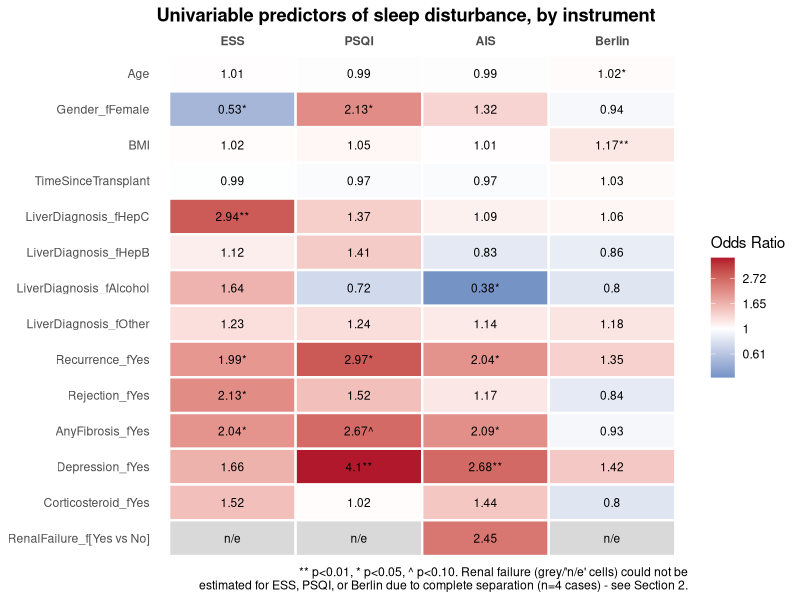

Reproduce this figure in R. (Note: this script raises an error after producing the figure.)
## BTC1859 - Team 1
# Predictors of Sleep Disturbance (logistic regression)

# Own:
#   univariable predictor analyses;
# logistic regression;
# adjusted models;
# odds ratios and 95% CI;
# model diagnostics;
# predictor table/forest plot;
# corresponding Methods + Results.
# Also investigate odd issues such as renal failure having only four cases.
# Presentation: Which patients are most likely to have sleep disturbance?
#   


# Installing packages
if (!require("ggplot2")) install.packages("ggplot2")
library(ggplot2)

if (!require("car")) install.packages("car")
rm(list=ls())
library(car)
# ---------------------------------------------------------------
# 0. LOAD DATA
# ---------------------------------------------------------------

df <- read.csv("project_data_cleaned.csv")

# Recode factors with meaningful labels (per data dictionary)
df$Gender_f          <- factor(df$Gender, levels=c(1,2), 
                               labels=c("Male","Female"))
df$LiverDiagnosis_f  <- factor(df$LiverDiagnosis, levels=c(1,2,3,4,5),
                               labels=c("HepC","HepB","PSC_PBC_AHA","Alcohol","Other"))
df$LiverDiagnosis_f  <- relevel(df$LiverDiagnosis_f, ref="PSC_PBC_AHA")  # largest group as reference

df$Recurrence_f      <- factor(df$Recurrence,     levels=c(0,1), 
                               labels=c("No","Yes"))
df$Rejection_f       <- factor(df$Rejection,      levels=c(0,1), 
                               labels=c("No","Yes"))
df$AnyFibrosis_f     <- factor(df$AnyFibrosis,    levels=c(0,1), 
                               labels=c("No","Yes"))
df$RenalFailure_f    <- factor(df$RenalFailure,   levels=c(0,1), 
                               labels=c("No","Yes"))
df$Depression_f      <- factor(df$Depression,     levels=c(0,1), 
                               labels=c("No","Yes"))
df$Corticosteroid_f  <- factor(df$Corticosteroid, levels=c(0,1), 
                               labels=c("No","Yes"))

# The four binary sleep disturbance outcomes (done during cleaning)
# ESS_binary   : ESS > 10   (excessive daytime sleepiness)
# PSQI_binary  : PSQI > 4   (poor sleep quality)
# AIS_binary   : AIS > 5    (insomnia)
# Berlin_binary: Berlin scale 

# ---------------------------------------------------------------
# 1. PREVALENCE OF SLEEP DISTURBANCE
# ---------------------------------------------------------------

prevalence <- function(x) {
  n_valid <- sum(!is.na(x))
  n_pos   <- sum(x, na.rm=TRUE)
  c(n_valid=n_valid, n_positive=n_pos, 
    prevalence_pct=round(100*n_pos/n_valid,1))
}

sapply(df[,c("ESS_binary","PSQI_binary","AIS_binary","Berlin_binary")], 
       prevalence)

# NOTE: PSQI has substantially more missing data (~32%) than the other three
# instruments (~2-6%). This should be flagged as a limitation - any PSQI-based
# model runs on a smaller and possibly non-random subsample.

# ---------------------------------------------------------------
# 2. THE RENAL FAILURE ISSUE (only 4/268 patients)
# ---------------------------------------------------------------

for (out in c("ESS_binary","PSQI_binary","AIS_binary","Berlin_binary")) {
  cat("\n---", out, "vs RenalFailure ---\n")
  tab <- table(df$RenalFailure_f, df[[out]])
  print(tab)
  print(fisher.test(tab))
}

# All four Fisher's exact tests are non-significant (p = 0.16-0.63).
# Including RenalFailure as a predictor in the logistic models causes
# (quasi-)complete separation for ESS, PSQI, and Berlin (all 4 renal-failure
# patients fall in a single outcome category for those three measures) -
# glm() will throw "fitted probabilities numerically 0 or 1 occurred" and
# produce a degenerate OR/CI. RenalFailure is therefore EXCLUDED from the
# multivariable models below and reported descriptively only. Suggested
# write-up language:
# "Renal failure showed no significant association with any sleep
# disturbance measure (Fisher's exact p = 0.16-0.63); however, with only
# 4 renal-failure patients in the sample, these estimates are too
# imprecise to draw firm conclusions."

# ---------------------------------------------------------------
# 3. UNIVARIABLE ANALYSES
# ---------------------------------------------------------------
# Screen each predictor individually against each outcome.
# Candidates: Age, Gender, BMI, TimeSinceTransplant, LiverDiagnosis,
# Recurrence, Rejection, AnyFibrosis, Depression, Corticosteroid
# (RenalFailure handled separately above via Fisher's exact test)

outcomes <- c("ESS_binary","PSQI_binary","AIS_binary","Berlin_binary")
predictors <- c("Age","Gender_f","BMI","TimeSinceTransplant","LiverDiagnosis_f",
                "Recurrence_f","Rejection_f","AnyFibrosis_f","Depression_f","Corticosteroid_f")

# Collect every predictor row (across all models) into one tidy data frame,
# used both for the printed table and the heatmap below
univariable_results <- data.frame()
for (out in outcomes) {
  for (pred in predictors) {
    f <- as.formula(paste(out, "~", pred))
    m <- glm(f, data=df, family=binomial)
    co <- summary(m)$coefficients
    ci <- confint(m)
    rows <- data.frame(
      outcome = out,
      term    = rownames(co)[-1],
      OR      = exp(co[-1, 1]),
      CI_low  = exp(ci[-1, 1]),
      CI_high = exp(ci[-1, 2]),
      p_value = co[-1, 4],
      row.names = NULL
    )
    cat("\n===", out, "~", pred, "===\n")
    print(round(cbind(OR=rows$OR, CI_low=rows$CI_low, CI_high=rows$CI_high, p=rows$p_value), 3))
    univariable_results <- rbind(univariable_results, rows)
  }
}

write.csv(univariable_results, "univariable_OR_CI_p_table.csv", row.names = FALSE)

# See project notes / report Table 1 for the compiled OR/CI/p summary table
# across all predictors and all four outcomes.

# ---------------------------------------------------------------
# 3b. HEATMAP OF UNIVARIABLE ORs (ggplot2)
# ---------------------------------------------------------------
# Compact alternative view of the same univariable_results table: predictors
# as rows, outcomes as columns, cell color = OR (log scale, diverging around
# OR=1), cell label = OR value with significance stars.

heat_data <- univariable_results
heat_data$sig_label <- with(heat_data,
                            paste0(round(OR, 2),
                                   ifelse(p_value < 0.01, "**",
                                          ifelse(p_value < 0.05, "*",
                                                 ifelse(p_value < 0.10, "^", "")))))

# Add RenalFailure back in for visual completeness. It was excluded from the
# univariable loop above because 3 of 4 outcomes hit complete separation
# (see Section 2); only AIS produced an estimable OR. The "not estimable"
# cells are shown as blank/grey tiles with an "n/e" label instead of a number.
renal_rows <- data.frame(
  outcome = c("ESS_binary","PSQI_binary","AIS_binary","Berlin_binary"),
  term    = "RenalFailure_f[Yes vs No]",
  OR      = c(NA, NA, 2.45, NA),
  CI_low  = NA, CI_high = NA,
  p_value = c(NA, NA, 0.440, NA),
  sig_label = c("n/e", "n/e", "2.45", "n/e")
)
heat_data <- rbind(heat_data, renal_rows)

heat_data$outcome <- factor(heat_data$outcome,
                            levels = c("ESS_binary","PSQI_binary","AIS_binary","Berlin_binary"),
                            labels = c("ESS","PSQI","AIS","Berlin"))
# keep predictors in a sensible reading order (reverse for top-to-bottom display)
heat_data$term <- factor(heat_data$term, levels = rev(unique(heat_data$term)))

ggplot(heat_data, aes(x = outcome, y = term, fill = log(OR))) +
  geom_tile(color = "white", linewidth = 0.8) +
  geom_text(aes(label = sig_label), size = 3) +
  scale_fill_gradient2(low = "#2166AC", mid = "white", high = "#B2182B", midpoint = 0,
                       na.value = "#D9D9D9",
                       name = "Odds Ratio", labels = function(x) round(exp(x), 2)) +
  scale_x_discrete(position = "top") +
  labs(x = NULL, y = NULL,
       title = "Univariable predictors of sleep disturbance, by instrument",
       caption = "** p<0.01, * p<0.05, ^ p<0.10. Renal failure (grey/'n/e' cells) could not be\nestimated for ESS, PSQI, or Berlin due to complete separation (n=4 cases) - see Section 2.") +
  theme_minimal(base_size = 11) +
  theme(panel.grid = element_blank(),
        axis.text.x = element_text(face = "bold"),
        plot.title = element_text(face = "bold"))

ggsave("univariable_heatmap.png", width = 8, height = 9.5, dpi = 300)

# ---------------------------------------------------------------
# 4. MULTIVARIABLE MODELS
# ---------------------------------------------------------------
# Predictor sets were chosen by: (a) univariable screening at p<0.20, then
# (b) trimming to respect the rule-of-thumb sample size restriction
# (p < m/15, where m = size of the smaller outcome class.
# RenalFailure excluded from all four models (see Section 2).

## --- Model 1: ESS ---
# m/15 budget ~4 predictors (m=67, smaller class among n=251)
# LiverDiagnosis collapsed to Hep C vs Other (1 df instead of 4) to fit budget,
# since only the Hep C level was significant univariably.
df$LiverDx_HepC <- factor(ifelse(df$LiverDiagnosis==1,"HepC","Other"))

ess_model <- glm(ESS_binary ~ Gender_f + LiverDx_HepC + 
                   Recurrence_f + Rejection_f,
                 data=df, family=binomial)
summary(ess_model)
round(cbind(OR=exp(coef(ess_model)), exp(confint(ess_model))), 3)
vif(ess_model)

# Compare against the larger "fully screened" model (all p<0.20 predictors,
# before budget trimming) to justify the simpler model:
ess_full <- glm(ESS_binary ~ Gender_f + LiverDiagnosis_f + Recurrence_f + Rejection_f +
                  AnyFibrosis_f + Depression_f + Corticosteroid_f,
                data=df, family=binomial)
anova(ess_model, ess_full, test="Chisq")   # non-significant -> simpler model preferred

## --- Model 2: PSQI ---
# m/15 budget ~4 predictors (m=66, smaller class among n=183)
psqi_model <- glm(PSQI_binary ~ Gender_f + Recurrence_f + AnyFibrosis_f + Depression_f,
                  data=df, family=binomial)
summary(psqi_model)
round(cbind(OR=exp(coef(psqi_model)), exp(confint(psqi_model))), 3)
vif(psqi_model)

psqi_full <- glm(PSQI_binary ~ Gender_f + Recurrence_f + AnyFibrosis_f + Depression_f + BMI,
                 data=df, family=binomial)
anova(psqi_model, psqi_full, test="Chisq")  # BMI does not improve fit significantly

## --- Model 3: AIS ---
# m/15 budget ~7-8 predictors (m=117, smaller class among n=262)
ais_model <- glm(AIS_binary ~ LiverDiagnosis_f + Recurrence_f + AnyFibrosis_f + Depression_f,
                 data=df, family=binomial)
summary(ais_model)
round(cbind(OR=exp(coef(ais_model)), exp(confint(ais_model))), 3)
vif(ais_model)

ais_full <- glm(AIS_binary ~ LiverDiagnosis_f + Recurrence_f + AnyFibrosis_f + Depression_f +
                  Corticosteroid_f, data=df, family=binomial)
anova(ais_model, ais_full, test="Chisq")   # Corticosteroid does not improve fit significantly

## --- Model 4: Berlin ---
# m/15 budget ~6-7 predictors (m=102, smaller class among n=262); well under budget
berlin_model <- glm(Berlin_binary ~ Age + BMI + TimeSinceTransplant,
                    data=df, family=binomial)
summary(berlin_model)
round(cbind(OR=exp(coef(berlin_model)), exp(confint(berlin_model))), 3)
vif(berlin_model)

# ---------------------------------------------------------------
# 5. SENSITIVITY ANALYSIS: CONTINUOUS SLEEP SCORES (linear regression)
# ---------------------------------------------------------------
# Uses the raw ESS/PSQI/AIS scores (not dichotomized) with the same predictor
# sets as the corresponding logistic model, to check whether dichotomization
# at the clinical cutoff is discarding useful information. Berlin has no
# continuous version (binary at source), so it is omitted here.

ess_lin  <- lm(ESS  ~ Gender_f + LiverDx_HepC + Recurrence_f + Rejection_f, data=df)
psqi_lin <- lm(PSQI ~ Gender_f + Recurrence_f + AnyFibrosis_f + Depression_f, data=df)
ais_lin  <- lm(AIS  ~ LiverDiagnosis_f + Recurrence_f + AnyFibrosis_f + Depression_f, data=df)

summary(ess_lin);  shapiro.test(resid(ess_lin))
summary(psqi_lin); shapiro.test(resid(psqi_lin))
summary(ais_lin);  shapiro.test(resid(ais_lin))

# Residuals show mild non-normality (Shapiro-Wilk p<0.001 for all three) -
# common for right-skewed psychometric scores. With n=180-260, OLS estimates
# remain reasonably robust; note this as a limitation rather than a fatal flaw.
# NOTE: using the continuous ESS score, "Rejection" is significant (p=0.006)
# even though it was only borderline (p=0.068) in the binary ESS model -
# a concrete example of information lost by dichotomizing at the cutoff.

# ---------------------------------------------------------------
# 6. FOREST PLOT OF ADJUSTED ODDS RATIOS (ggplot2, faceted)
# ---------------------------------------------------------------

# Tidy a glm model's output (OR, 95% CI, p) into a plotting data frame,
# excluding the intercept row
tidy_glm <- function(model, outcome_label) {
  co <- summary(model)$coefficients
  ci <- confint(model)
  data.frame(
    outcome  = outcome_label,
    term     = rownames(co)[-1],
    OR       = exp(co[-1, 1]),
    conf.low = exp(ci[-1, 1]),
    conf.high= exp(ci[-1, 2]),
    p.value  = co[-1, 4],
    row.names = NULL
  )
}

forest_data <- rbind(
  tidy_glm(ess_model,    "ESS (n=251)"),
  tidy_glm(psqi_model,   "PSQI (n=183)"),
  tidy_glm(ais_model,    "AIS (n=262)"),
  tidy_glm(berlin_model, "Berlin (n=237)")
)

forest_data$sig  <- factor(ifelse(forest_data$p.value < 0.05, "p < 0.05", "n.s."),
                           levels = c("p < 0.05","n.s."))
# preserve model-fit order (reversed so first predictor plots at the top)
forest_data$term <- factor(forest_data$term, 
                           levels = rev(unique(forest_data$term)))
forest_data$outcome <- factor(forest_data$outcome,
                              levels = c("ESS (n=251)","PSQI (n=183)",
                                         "AIS (n=262)","Berlin (n=237)"))

# creating the forest plot
forest_plot <- ggplot(forest_data, aes(x = OR, y = term, color = sig)) +
  geom_vline(xintercept = 1, linetype = "dashed", color = "grey40") +
  geom_errorbarh(aes(xmin = conf.low, xmax = conf.high), height = 0.15) +
  geom_point(size = 2.5) +
  scale_x_log10(breaks = c(0.2, 0.5, 1, 2, 5, 10)) +
  scale_color_manual(values = c("p < 0.05" = "black", "n.s." = "grey60")) +
  facet_wrap(~ outcome, scales = "free_y", ncol = 2) +
  labs(x = "Adjusted Odds Ratio (95% CI, log scale)", y = NULL, color = NULL,
       title = "Adjusted odds ratios for predictors of sleep disturbance, by instrument") +
  theme_bw(base_size = 11) +
  theme(legend.position = "bottom",
        strip.text = element_text(face = "bold"),
        plot.title = element_text(face = "bold"))

forest_plot
#ggsave("forest_plot_sleep_disturbance.png", 
     #  plot = forest_plot, width = 11, height = 8, dpi = 300)

df <- read.csv("project_data_cleaned.csv", na.strings = c("NA", ""))

## ---- 1. Recode / label variables we need -----------------------------------


                       
df <- df %>%
  mutate(
    # sleep instruments (continuous)
    ESS  = ESS,
    PSQI = PSQI,
    AIS  = AIS,
    BSS  = Berlin,          # already binary (0/1)
    
    # QoL outcomes
    PCS = PCS,
    MCS = MCS,
    
    # binary sleep-disturbance flags using the clinically accepted cut-offs
    # given in the assignment (NOT the pre-existing "Poor.sleep.quality" /
    # "Insomnia" columns, so that the thresholds are explicit and reproducible)
    ESS_dist  = factor(ifelse(ESS  > 10, "Disturbed", "No disturbance"),
                       levels = c("No disturbance", "Disturbed")),
    PSQI_dist = factor(ifelse(PSQI > 4,  "Disturbed", "No disturbance"),
                       levels = c("No disturbance", "Disturbed")),
    AIS_dist  = factor(ifelse(AIS  > 5,  "Disturbed", "No disturbance"),
                       levels = c("No disturbance", "Disturbed")),
    BSS_dist  = factor(ifelse(BSS  == 1, "Disturbed", "No disturbance"),
                       levels = c("No disturbance", "Disturbed")),
    
    # covariates for the adjusted models, as factors where appropriate
    Gender                      = factor(Gender, levels = c(1, 2),
                                         labels = c("Male", "Female")),
    Liver.Diagnosis             = factor(LiverDiagnosis),
    Recurrence.of.disease       = factor(Recurrence, levels = c(0, 1),
                                         labels = c("No", "Yes")),
    Rejection.graft.dysfunction = factor(Rejection, levels = c(0, 1),
                                         labels = c("No", "Yes")),
    Any.fibrosis                = factor(AnyFibrosis, levels = c(0, 1),
                                         labels = c("No", "Yes")),
    Renal.Failure                = factor(RenalFailure, levels = c(0, 1),
                                          labels = c("No", "Yes")),
    Depression                   = factor(Depression, levels = c(0, 1),
                                          labels = c("No", "Yes")),
    Corticoid                    = factor(Corticosteroid, levels = c(0, 1),
                                          labels = c("No", "Yes")),
    Age                          = Age,
    BMI                          = BMI,
    Time.from.transplant         = TimeSinceTransplant
  )

## =============================================================================
## 9. SIMPLE RELATIONSHIPS: scatterplots + correlation (ESS, PSQI, AIS)
## =============================================================================
## Berlin is binary, so a scatterplot/correlation does not apply to it here;
## it is handled instead in the group-comparison step (section 10).

## ---- 9a. Scatterplots -------------------------------------------------------

plot_scatter <- function(data, xvar, xlab) {
  p_pcs <- ggplot(data, aes(x = .data[[xvar]], y = PCS)) +
    geom_point(alpha = 0.6, na.rm = TRUE) +
    geom_smooth(method = "lm", se = TRUE, colour = "black", na.rm = TRUE) +
    labs(x = xlab, y = "SF-36 Physical Component Score (PCS)",
         title = paste(xlab, "vs. Physical QoL")) +
    theme_bw()
  
  p_mcs <- ggplot(data, aes(x = .data[[xvar]], y = MCS)) +
    geom_point(alpha = 0.6, na.rm = TRUE) +
    geom_smooth(method = "lm", se = TRUE, colour = "black", na.rm = TRUE) +
    labs(x = xlab, y = "SF-36 Mental Component Score (MCS)",
         title = paste(xlab, "vs. Mental QoL")) +
    theme_bw()
  
  list(pcs = p_pcs, mcs = p_mcs)
}

ess_plots  <- plot_scatter(df, "ESS",  "Epworth Sleepiness Scale (ESS)")
psqi_plots <- plot_scatter(df, "PSQI", "Pittsburgh Sleep Quality Index (PSQI)")
ais_plots  <- plot_scatter(df, "AIS",  "Athens Insomnia Scale (AIS)")

# Save all six scatterplots to file (2 outcomes x 3 instruments)
ggsave("scatter_ESS_PCS.png",  ess_plots$pcs,  width = 5, height = 4)
ggsave("scatter_ESS_MCS.png",  ess_plots$mcs,  width = 5, height = 4)
ggsave("scatter_PSQI_PCS.png", psqi_plots$pcs, width = 5, height = 4)
ggsave("scatter_PSQI_MCS.png", psqi_plots$mcs, width = 5, height = 4)
ggsave("scatter_AIS_PCS.png",  ais_plots$pcs,  width = 5, height = 4)
ggsave("scatter_AIS_MCS.png",  ais_plots$mcs,  width = 5, height = 4)

# Optional: combined 3x2 grid if gridExtra/patchwork is available
if (requireNamespace("patchwork", quietly = TRUE)) {
  library(patchwork)
  combined <- (ess_plots$pcs | ess_plots$mcs) /
    (psqi_plots$pcs | psqi_plots$mcs) /
    (ais_plots$pcs | ais_plots$mcs)
  ggsave("scatter_all_sleep_vs_qol.png", combined, width = 10, height = 12)
}

## ---- 9b. Correlations --------------------------------------------------------
## Decision rule: use Pearson by default; switch to Spearman if a scatterplot
## shows a clearly non-linear (but still monotonic) pattern, or if a variable
## is markedly skewed / has influential outliers (PSQI and AIS scores from
## symptom-questionnaires are typically right-skewed with a floor effect at 0,
## which is a common reason to prefer Spearman for these instruments).

check_skew <- function(x) {
  x <- x[!is.na(x)]
  c(n = length(x),
    mean = mean(x), sd = sd(x),
    median = median(x),
    skewness = mean((x - mean(x))^3) / sd(x)^3)
}

skew_tbl <- rbind(
  ESS  = check_skew(df$ESS),
  PSQI = check_skew(df$PSQI),
  AIS  = check_skew(df$AIS)
)
print(round(skew_tbl, 2))

cor_test_both <- function(x, y, xname, yname) {
  ok <- complete.cases(x, y)
  pear <- cor.test(x[ok], y[ok], method = "pearson")
  spear <- cor.test(x[ok], y[ok], method = "spearman", exact = FALSE)
  data.frame(
    sleep_measure = xname, qol_measure = yname, n = sum(ok),
    pearson_r  = round(unname(pear$estimate), 3),
    pearson_p  = signif(pear$p.value, 3),
    spearman_rho = round(unname(spear$estimate), 3),
    spearman_p   = signif(spear$p.value, 3)
  )
}

cor_results <- bind_rows(
  cor_test_both(df$ESS,  df$PCS, "ESS",  "PCS"),
  cor_test_both(df$ESS,  df$MCS, "ESS",  "MCS"),
  cor_test_both(df$PSQI, df$PCS, "PSQI", "PCS"),
  cor_test_both(df$PSQI, df$MCS, "PSQI", "MCS"),
  cor_test_both(df$AIS,  df$PCS, "AIS",  "PCS"),
  cor_test_both(df$AIS,  df$MCS, "AIS",  "MCS")
)

print(cor_results)
# In the report: report Pearson's r when skewness is modest and the
# scatterplot/loess trend looks linear; report Spearman's rho (and explain why)
# for any instrument-outcome pair where skewness is high (e.g., |skew| > 1)
# or the scatterplot suggests a monotonic-but-curved relationship.

write.csv(cor_results, "correlation_results_sleep_vs_qol.csv", row.names = FALSE)

## =============================================================================
## 10. QoL COMPARISON BETWEEN DISTURBED vs. NON-DISTURBED GROUPS
## =============================================================================
## For each instrument (ESS, PSQI, AIS, Berlin): compare mean PCS and mean MCS
## between the "disturbed" and "not disturbed" groups.
## Primary test: Welch two-sample t-test (does NOT assume equal variances -
## more defensible by default than Student's t-test).
## Secondary/robustness check: Wilcoxon rank-sum test, reported if normality
## or equal-variance assumptions look seriously violated (e.g. via
## Shapiro-Wilk test and visual inspection of boxplots/QQ-plots).

compare_groups <- function(data, group_var, outcome_var, sleep_label) {
  d <- data %>% select(grp = all_of(group_var), y = all_of(outcome_var)) %>%
    filter(!is.na(grp), !is.na(y))
  
  # Welch t-test (unequal variances assumed by default)
  tt <- t.test(y ~ grp, data = d)  # Welch by default in R (var.equal = FALSE)
  
  # Wilcoxon rank-sum test as a non-parametric alternative
  wt <- wilcox.test(y ~ grp, data = d)
  
  # Shapiro-Wilk normality check within each group (flag violations)
  shapiro_p <- d %>% group_by(grp) %>%
    summarise(p = tryCatch(shapiro.test(y)$p.value, error = function(e) NA_real_)) %>%
    pull(p)
  
  means <- d %>% group_by(grp) %>%
    summarise(mean = mean(y), sd = sd(y), n = n(), .groups = "drop")
  
  data.frame(
    sleep_measure = sleep_label,
    outcome = outcome_var,
    n_no_disturbance = means$n[means$grp == "No disturbance"],
    mean_no_disturbance = round(means$mean[means$grp == "No disturbance"], 1),
    sd_no_disturbance   = round(means$sd[means$grp == "No disturbance"], 1),
    n_disturbance = means$n[means$grp == "Disturbed"],
    mean_disturbance = round(means$mean[means$grp == "Disturbed"], 1),
    sd_disturbance   = round(means$sd[means$grp == "Disturbed"], 1),
    welch_t_p  = signif(tt$p.value, 3),
    wilcoxon_p = signif(wt$p.value, 3),
    shapiro_p_min = signif(min(shapiro_p, na.rm = TRUE), 3)
  )
}

instruments <- list(
  ESS  = "ESS_dist",
  PSQI = "PSQI_dist",
  AIS  = "AIS_dist",
  Berlin = "BSS_dist"
)

pcs_table <- bind_rows(lapply(names(instruments), function(nm)
  compare_groups(df, instruments[[nm]], "PCS", nm)))

mcs_table <- bind_rows(lapply(names(instruments), function(nm)
  compare_groups(df, instruments[[nm]], "MCS", nm)))

cat("\n--- Physical QoL (PCS) by disturbance group ---\n")
print(pcs_table)
cat("\n--- Mental QoL (MCS) by disturbance group ---\n")
print(mcs_table)

write.csv(pcs_table, "group_comparison_PCS.csv", row.names = FALSE)
write.csv(mcs_table, "group_comparison_MCS.csv", row.names = FALSE)

## Boxplots to accompany the tables
make_boxplot <- function(data, group_var, outcome_var, ylab, title) {
  d <- data %>% filter(!is.na(.data[[group_var]]), !is.na(.data[[outcome_var]]))
  ggplot(d, aes(x = .data[[group_var]], y = .data[[outcome_var]])) +
    geom_boxplot(fill = "grey85", outlier.shape = NA) +
    geom_jitter(width = 0.15, alpha = 0.4) +
    labs(x = NULL, y = ylab, title = title) +
    theme_bw()
}

for (nm in names(instruments)) {
  gv <- instruments[[nm]]
  ggsave(paste0("box_", nm, "_PCS.png"),
         make_boxplot(df, gv, "PCS", "SF-36 PCS", paste(nm, "- Physical QoL")),
         width = 4.5, height = 4)
  ggsave(paste0("box_", nm, "_MCS.png"),
         make_boxplot(df, gv, "MCS", "SF-36 MCS", paste(nm, "- Mental QoL")),
         width = 4.5, height = 4)
}

## =============================================================================
## 11. ADJUSTED LINEAR REGRESSION (one sleep instrument at a time)
## =============================================================================
## Rationale for NOT combining ESS + PSQI + AIS + BSS in a single model:
##  - They are correlated measures of overlapping/related constructs
##    (multicollinearity would inflate SEs and make coefficients unstable
##    and hard to interpret - check with VIF below on a combined model to
##    illustrate this).
##  - PSQI has ~32% missingness in this dataset; forcing it into every
##    model would needlessly drop ~1/3 of subjects from all analyses.
##  - Interpretation is much cleaner one instrument at a time: "a one-point
##    increase in PSQI is associated with an X-point change in PCS/MCS,
##    holding covariates constant."
##
## Adjustment set (per the assignment's demographic/clinical variable list):
##   Age, Gender, BMI, Time.from.transplant, Liver.Diagnosis,
##   Recurrence.of.disease, Rejection.graft.dysfunction, Any.fibrosis,
##   Renal.Failure, Depression, Corticoid

covariates <- c("Age", "Gender", "BMI", "Time.from.transplant",
                "Liver.Diagnosis", "Recurrence.of.disease",
                "Rejection.graft.dysfunction", "Any.fibrosis",
                "Renal.Failure", "Depression", "Corticoid")

fit_adjusted <- function(data, sleep_var, outcome_var, covars) {
  form <- as.formula(
    paste(outcome_var, "~", sleep_var, "+", paste(covars, collapse = " + "))
  )
  model_data <- data %>% select(all_of(outcome_var), all_of(sleep_var), all_of(covars)) %>%
    na.omit()
  fit <- lm(form, data = model_data)
  list(fit = fit, n = nrow(model_data), formula = form)
}

sleep_vars <- c("ESS", "PSQI", "AIS", "BSS")
outcomes   <- c("PCS", "MCS")

adjusted_models <- list()
for (s in sleep_vars) {
  for (o in outcomes) {
    key <- paste(s, o, sep = "_")
    adjusted_models[[key]] <- fit_adjusted(df, s, o, covariates)
  }
}

## ---- 11a. Print tidy summaries for each model -------------------------------

for (key in names(adjusted_models)) {
  m <- adjusted_models[[key]]
  cat("\n=====================================================\n")
  cat("Model:", key, " (n =", m$n, ")\n")
  cat("Formula:", deparse(m$formula), "\n")
  print(kable(tidy(m$fit, conf.int = TRUE) %>%
                mutate(across(where(is.numeric), ~round(., 3)))))
  cat("Adjusted R-squared:", round(summary(m$fit)$adj.r.squared, 3), "\n")
}

## ---- 11b. Diagnostics for each fitted model ---------------------------------
## Check: linearity/homoscedasticity (residuals vs fitted), normality of
## residuals (QQ-plot), and multicollinearity (VIF) for every model.

for (key in names(adjusted_models)) {
  m <- adjusted_models[[key]]$fit
  png(paste0("diagnostics_", key, ".png"), width = 800, height = 800)
  par(mfrow = c(2, 2))
  plot(m)
  dev.off()
  
  cat("\nVIFs for", key, ":\n")
  print(round(vif(m), 2))
}

## ---- 11c. Illustration: why NOT to combine all 4 instruments ---------------
## Fit one combined ("kitchen sink") model on PCS with complete cases across
## all four instruments simultaneously, purely to demonstrate collinearity /
## sample-size loss - NOT recommended as a primary model.

combined_data <- df %>%
  select(PCS, ESS, PSQI, AIS, BSS, all_of(covariates)) %>%
  na.omit()

cat("\nSample size available for the 'kitchen sink' combined model: n =",
    nrow(combined_data), "vs. n =", adjusted_models[["PSQI_PCS"]]$n,
    "for the PSQI-only adjusted model.\n")

combined_fit <- lm(PCS ~ ESS + PSQI + AIS + BSS +
                     Age + Gender + BMI + Time.from.transplant +
                     Liver.Diagnosis + Recurrence.of.disease +
                     Rejection.graft.dysfunction + Any.fibrosis +
                     Renal.Failure + Depression + Corticoid,
                   data = combined_data)

cat("\nVIFs in the combined ('kitchen sink') model (illustrative only):\n")
print(round(vif(combined_fit), 2))

## ---- 11d. Extract a clean summary table of the sleep-instrument coefficient
##      (i.e., the adjusted effect of each sleep measure on each outcome) -----

extract_sleep_coef <- function(key) {
  m <- adjusted_models[[key]]$fit
  s <- adjusted_models[[key]]
  sleep_var <- str_split(key, "_")[[1]][1]
  outcome   <- str_split(key, "_")[[1]][2]
  td <- tidy(m, conf.int = TRUE) %>% filter(term == sleep_var)
  data.frame(
    sleep_measure = sleep_var,
    outcome = outcome,
    n = s$n,
    beta = round(td$estimate, 3),
    ci_low = round(td$conf.low, 3),
    ci_high = round(td$conf.high, 3),
    p_value = signif(td$p.value, 3)
  )
}

sleep_effect_summary <- bind_rows(lapply(names(adjusted_models), extract_sleep_coef))
cat("\n--- Adjusted effect of each sleep instrument on QoL outcomes ---\n")
print(sleep_effect_summary)
write.csv(sleep_effect_summary, "adjusted_sleep_effects_summary.csv", row.names = FALSE)

## =============================================================================
## 11e. Full covariate tables for all 8 adjusted models (appendix table)
## =============================================================================

extract_full_model <- function(key) {
  m <- adjusted_models[[key]]$fit
  n <- adjusted_models[[key]]$n
  parts <- str_split(key, "_")[[1]]
  sleep_var <- parts[1]
  outcome   <- parts[2]
  
  tidy(m, conf.int = TRUE) %>%
    mutate(
      sleep_measure = sleep_var,
      outcome = outcome,
      n = n,
      estimate  = round(estimate, 3),
      conf.low  = round(conf.low, 3),
      conf.high = round(conf.high, 3),
      p.value   = signif(p.value, 3)
    ) %>%
    select(sleep_measure, outcome, n, term, estimate,
           conf.low, conf.high, p.value)
}

full_model_results <- bind_rows(lapply(names(adjusted_models), extract_full_model))

# Optional: flag which terms are significant at the 0.05 level, for quick scanning
full_model_results <- full_model_results %>%
  mutate(significant = ifelse(p.value < 0.05, "*", ""))

print(full_model_results)

write.csv(full_model_results, "full_model_coefficients.csv", row.names = FALSE)

## =============================================================================
## End of Analysis 4 script.
## Suggested report text for each significant sleep-instrument coefficient:
##   "A one-point increase in <instrument> was associated with an estimated
##    <beta>-point <increase/decrease> in <PCS/MCS> (95% CI: <low>, <high>,
##    p = <p>), after adjustment for age, gender, BMI, time since transplant,
##    liver diagnosis, recurrence of disease, rejection/graft dysfunction,
##    fibrosis, renal failure, depression, and corticosteroid use."
## =============================================================================
